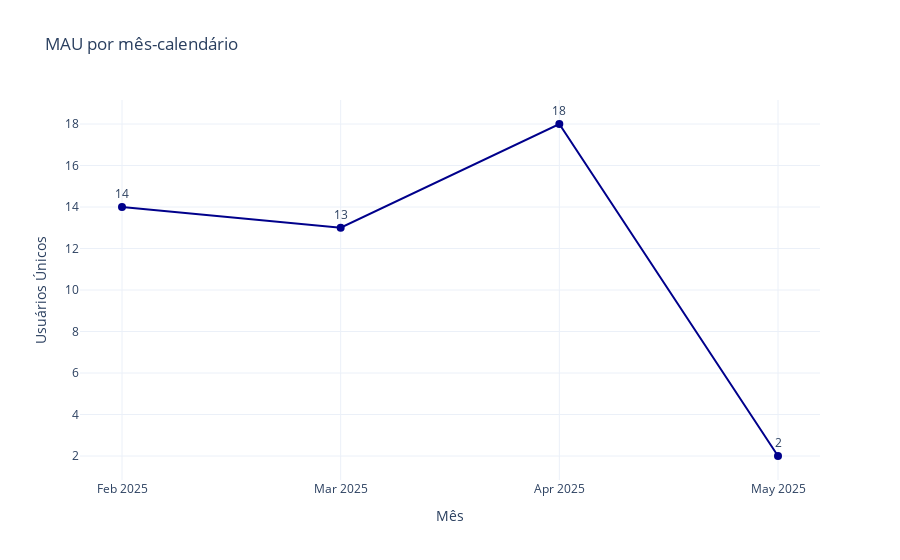

The notebook cell saved with this chart:
### Code cell
#  Plotar MAU mensal (mês-calendário)
fig_mau_calendar = go.Figure()

fig_mau_calendar.add_trace(go.Scatter(
    x=mau_mensal["year_month"],
    y=mau_mensal["user_id"],
    mode="lines+markers+text",
    text=mau_mensal["user_id"],
    textposition="top center",
    name="MAU mensal",
    line=dict(color="darkblue", width=2),
    marker=dict(symbol="circle", size=8)
))

fig_mau_calendar.update_layout(
    title="MAU por mês-calendário",
    xaxis_title="Mês",
    yaxis_title="Usuários Únicos",
    template="plotly_white"
)

fig_mau_calendar.show()

### Figure 1 — Plotly figure (JSON) as saved in the notebook; plotly's stock layout.template omitted (floating-point values rounded to 4 significant figures)
{"data": [{"line": {"color": "darkblue", "width": 2}, "marker": {"size": 8, "symbol": "circle"}, "mode": "lines+markers+text", "name": "MAU mensal", "text": [14.0, 13.0, 18.0, 2.0], "textposition": "top center", "type": "scatter", "x": ["Feb 2025", "Mar 2025", "Apr 2025", "May 2025"], "y": [14, 13, 18, 2]}], "layout": {"title": {"text": "MAU por mês-calendário"}, "xaxis": {"title": {"text": "Mês"}}, "yaxis": {"title": {"text": "Usuários Únicos"}}}}
